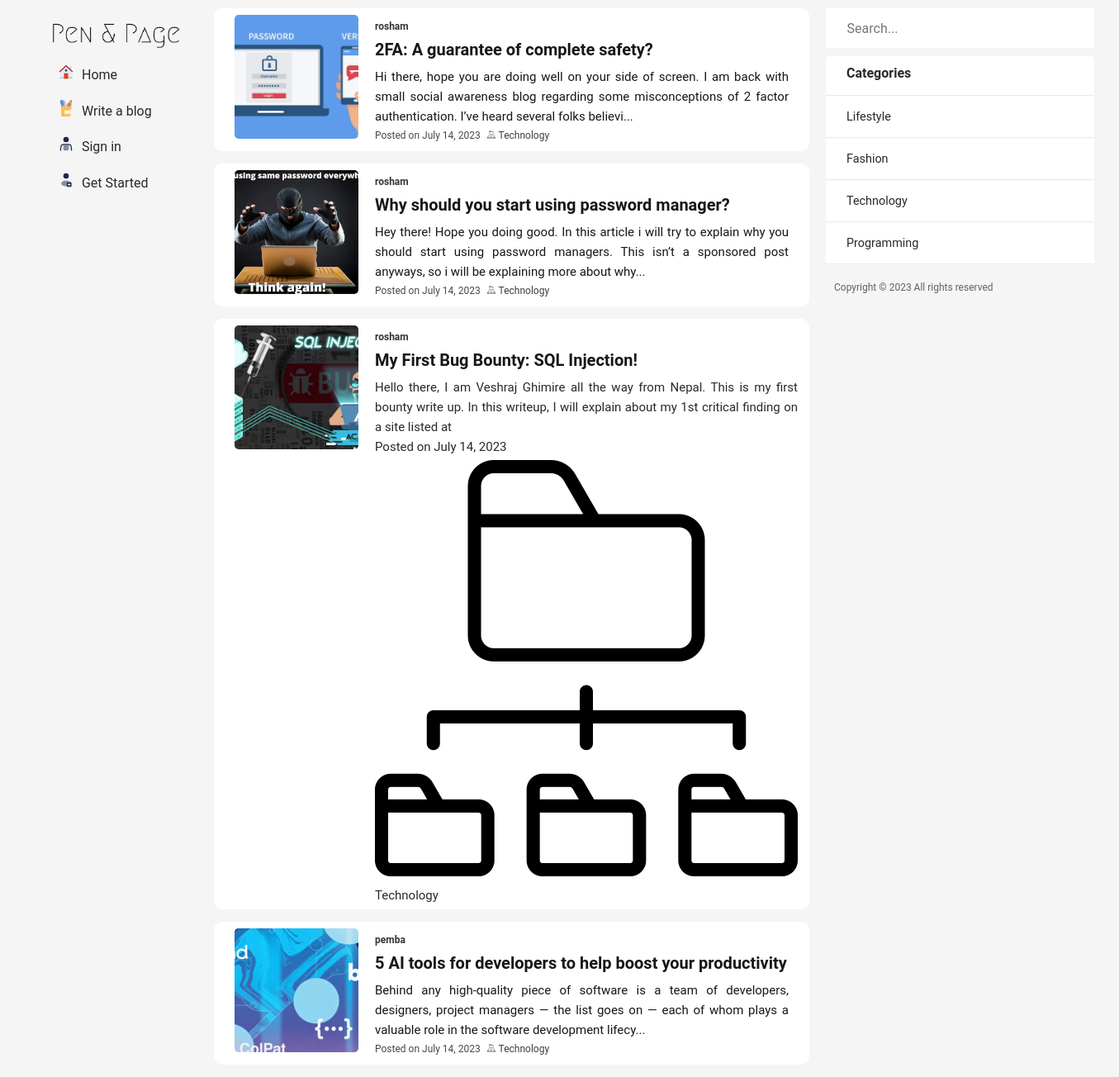
Page /category/Technology on the committed database.
### home/models.py (models this page shows, shortened)
class Blog(models.Model):
    title = models.CharField(max_length=250)
    author = models.ForeignKey(User, on_delete=models.CASCADE, null=True)
    content = RichTextUploadingField(null=True)
    slug = models.SlugField(max_length=1000, null=True, blank=True)
    category = models.CharField(
        max_length=50, choices=CATEGORY_CHOICES, null=True, default="Choose Category")
    cover_image = models.ImageField(upload_to="static/public/cover_image/")
    created_at = models.DateTimeField(auto_now_add=True)
    upload_to = models.DateField(auto_now=True)

### home/views.py (the view)
# urls.py: path("category/<category>", blog_category, name = "category" ),
def blog_category(request, category):
    context = {}
    try:
        categories = Blog.objects.filter(category=category)
        context = {"ofcategory": categories}
        categories = Blog.objects.values_list('category', flat=True).distinct()
        context["categories"] = categories
    except Exception as e:
        print(e)
    return render(request, 'category_item.html', context)

### home/templates/category_item.html (shortened to what this page needs)
{% extends 'base.html' %}
{% load static %}
{% block content %}
<div class="mid-grid">
    <div class="categoried-item">
        {% for blog in ofcategory %}
        <div class="article-item">
            <div class="card-horizontal">
                <div class="img-circle-wrapper">
                    <div class="article-profilepicture-circle">
                        <img src="{{ blog.cover_image.url }}" alt="cover image" />
                    </div>
                </div>
                <div class="card-body">
                    {% if blog.author != None %}
                    <div class="card-user">
                        <p><a class="profile-link" href="{% url 'profile' authorid=blog.author_id %}">{{blog.author }}
                            </a>
                        </p>
                    </div>
                    {% endif %}
                    <a class="article-link" href="{% url 'blog_detail' blog.slug %}">
                        <div class="card-title">
                            <p>{{ blog.title }}</p>
                        </div>
                        <div class="card-text">
                            <p>{{ blog.content|slice:":200"|safe }}{% if blog.content|length > 200 %}...{% endif %}</p>
                          </div>
                    </a>
                    <div class="card-footer">
                        <p>Posted on {{blog.created_at.date}}</p>
                        <p><a class="article-link" href="{% url 'category' blog.category %}"><img
                                    class="small-image" src="{% static 'image/category.png' %}" alt="category" />{{blog.category }}
                            </a></p>
                    </div>
                </div>
            </div>
        </div>
        {% endfor %}
    </div>
</div>
{% include 'right_grid.html' %}
{% endblock %}

### static/css/style.css (style rules this page uses)
:root { --main-bgcolor: rgb(245, 245, 245); --white-bgcolor: #ffffff; --sidebar-hover-color: rgb(47, 58, 178); --sidebar-hover-bgcolor: rgb(59, 73, 223, 0.1); --main-padding: 8px 25px; --main-margin: 10px 20px; --main-color: rgba(0, 0, 0, 0.8); --heading-color: rgb(41, 41, 41, 1); --title-color: rgb(23, 23, 23); --grey-color: rgba(117, 117, 117, 1); }
* { margin: 0; padding: 0; font-family: "Roboto", sans-serif; line-height: 1.6em; }
body { background: var(--main-bgcolor); }
a { text-decoration: none; color: var(--heading-color) }
.mid-grid { grid-area: mid-grid; overflow-y: auto; margin-top: 10px; border: 0; }
.article-item { background-color: var(--white-bgcolor); border: 0; border-radius: 10px; }
.card-horizontal { padding: 8px 25px; display: flex; flex: 1 1 auto; margin-bottom: 15px; }
.article-profilepicture-circle { width: 150px; height: 150px; border-radius: 5px; overflow: hidden; margin-right: 20px; }
.article-profilepicture-circle img { width: 100%; height: 100%; object-fit: cover; }
.card-title, .card-text, .card-footer { color: var(--main-color); }
.card-user a { font-size: 12px; font-weight: 600; color: var(--main-color) }
.card-title { font-size: 20px; font-weight: bold; color: var(--title-color) }
.card-text { color: var(--title-color); padding: 5px 0px; margin-bottom: -8px; font-size: 15px; text-align: justify; }
.card-footer p { display: inline; font-size: 12px; }
.card-footer .small-image { width: 10px; padding: 0px 4px; }
.card-footer p, .small-image img { opacity: 0.9; }

### rows in the picture
Blog: cover_image (picture), author "rosham", title "2FA: A guarantee of complete safety?", content "Hi there, hope you are doing well on your side of screen. I am back with small social awareness blog regarding some misconceptions of 2 factor authentication. I’ve heard several folks believi", created_at "July 14, 2023", category "Technology"
Blog: cover_image (picture), author "rosham", title "Why should you start using password manager?", content "Hey there! Hope you doing good. In this article i will try to explain why you should start using password managers. This isn’t a sponsored post anyways, so i will be explaining more about why", created_at "July 14, 2023", category "Technology"
Blog: cover_image (placeholder picture), author "rosham", title "My First Bug Bounty: SQL Injection!", content "Hello there, I am Veshraj Ghimire all the way from Nepal. This is my first bounty write up. In this writeup, I will explain about my 1st critical finding on a site listed at", created_at "July 14, 2023", category "Technology"
Blog: cover_image (picture), author "pemba", title "5 AI tools for developers to help boost your productivity", content "Behind any high-quality piece of software is a team of developers, designers, project managers — the list goes on — each of whom plays a valuable role in the software development lifecy", created_at "July 14, 2023", category "Technology"

### other values in the picture
{{ category }} "Lifestyle" "Fashion" "Technology" "Programming"
